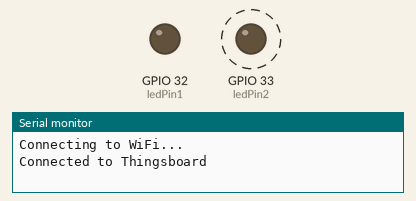
Simulated run of this sketch. Board: ESP32. On the bench: output pins drawn as LEDs (lit = HIGH), the last lines printed to the serial monitor. Dashed ring = blinking. WiFi joins after 1.5 s; servers stay silent unless stated; no MQTT or app messages arrive unless stated.

Above: at 0.2 s.
At 3.7 s:
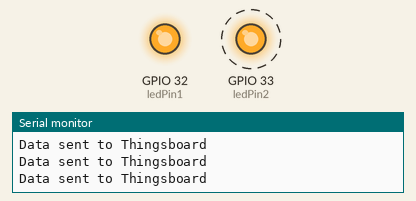
Timing chart, 0 to 5.2 s (numbered marks = the images above):
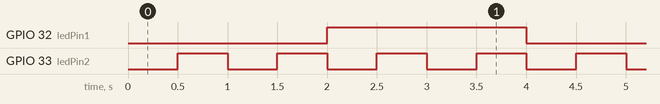

Measured:
- by itself, GPIO 32 (ledPin1): alternates HIGH for 2.0 s and LOW for 2.0 s
- by itself, GPIO 33 (ledPin2): alternates HIGH for 0.50 s and LOW for 0.50 s

The sketch:

parallel_task.ino
```cpp
#include <Arduino.h>
#include <WiFi.h>
#include <PubSubClient.h>

const int ledPin1 = 32;
const int ledPin2 = 33;

#define SSID "SpeedTest"
#define PASS "Test12345"

const char *mqtt_server = "iot.abc-server.id";      // Alamat server Thingsboard
const char *mqtt_username = "XjsnxxhgwkOcCKIX7yPl"; // Token dari Thingsboard
const char *mqtt_client_id = "Test Millis";         // Nama client untuk MQTT

WiFiClient espClient;
PubSubClient client(espClient);

unsigned long previousMillisWifi = 0;
unsigned long intervalWifi = 5000; // Check Wi-Fi every 5 seconds

unsigned long previousMillis1 = 0;
unsigned long interval1 = 2000;
int ledState1 = LOW;

unsigned long previousMillis2 = 0;
unsigned long interval2 = 500;
int ledState2 = LOW;

void setup()
{
  pinMode(ledPin1, OUTPUT);
  pinMode(ledPin2, OUTPUT);
  Serial.begin(115200);
  connectToWiFi(); // Connect to Wi-Fi

  client.setServer(mqtt_server, 1883);
}

void loop()
{
  unsigned long currentMillis = millis();

  if (currentMillis - previousMillisWifi >= intervalWifi)
  {
    connectToWiFi(); // Check Wi-Fi connection
    previousMillisWifi = currentMillis;
  }

  if (!client.connected())
  {
    reconnect();
  }

  client.loop();

  if (currentMillis - previousMillis1 >= interval1)
  {
    ledState1 = (ledState1 == LOW) ? HIGH : LOW;
    digitalWrite(ledPin1, ledState1);

    sendToThingsboard("LED1", ledState1);

    previousMillis1 = currentMillis;
  }

  if (currentMillis - previousMillis2 >= interval2)
  {
    ledState2 = (ledState2 == LOW) ? HIGH : LOW;
    digitalWrite(ledPin2, ledState2);

    sendToThingsboard("LED2", ledState2);

    previousMillis2 = currentMillis;
  }
}

void sendToThingsboard(const char *attribute, int value)
{
  String topic = "v1/devices/me/telemetry";
  String payload = "{\"" + String(attribute) + "\":" + String(value) + "}";

  if (client.publish(topic.c_str(), payload.c_str()))
  {
    Serial.println("Data sent to Thingsboard");
  }
  else
  {
    Serial.println("Failed to send data to Thingsboard");
  }
}

void reconnect()
{
  if (client.connect(mqtt_client_id, mqtt_username, NULL))
  {
    Serial.println("Connected to Thingsboard");
  }
}

void connectToWiFi()
{
  if (WiFi.status() != WL_CONNECTED)
  {
    Serial.println("Connecting to WiFi...");
    WiFi.begin(SSID, PASS);
  }
}
```
